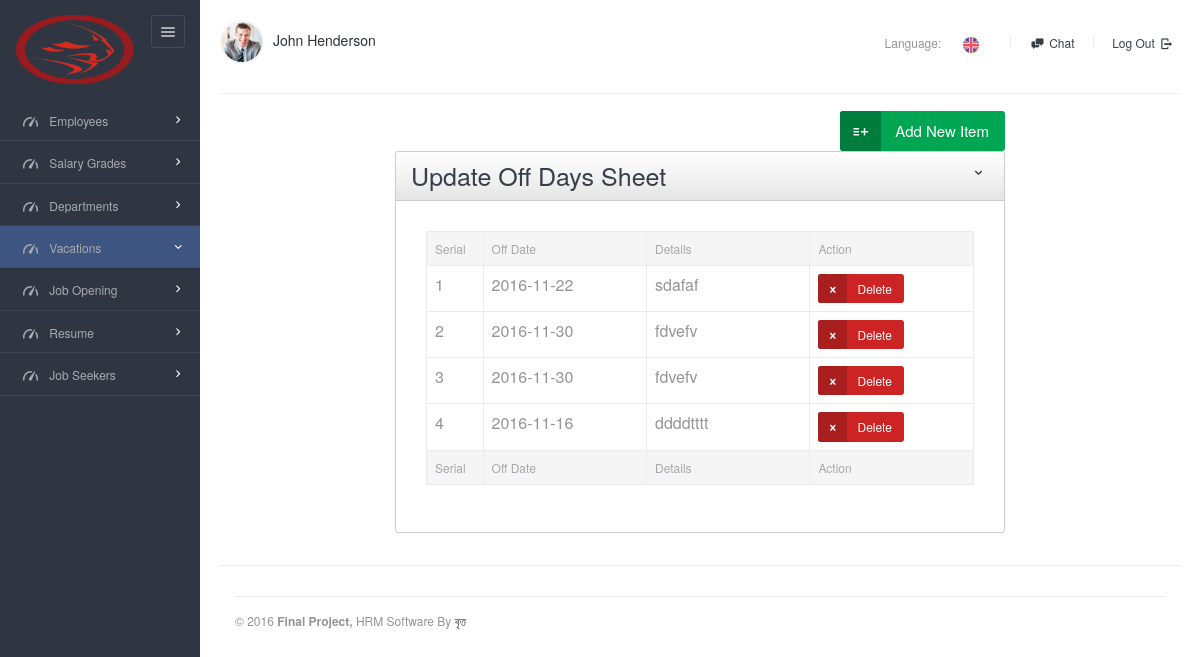
The page /views/offdays/index.php on the database its author committed.
### tables this page shows
CREATE TABLE `off_days` (
  `id` int(6) NOT NULL,
  `date` varchar(10) DEFAULT NULL,
  `details` varchar(255) DEFAULT NULL
);

### src/DB/Database.php (called while the page is built, shortened)
<?php
class Database{
    public function __construct(){
        try {
            $this->connection=new PDO('mysql:host=localhost;dbname=final_project', "root","");
        }
        catch (PDOException $e) {
            echo $e->getMessage();
        }
    }
}

### src/OffDays/OffDays.php (called while the page is built, shortened)
<?php
class OffDays extends DB{
    public function index(){
        $STH = $this->connection->query('SELECT * from  off_days');
        $STH->setFetchMode(PDO::FETCH_OBJ);
        $arrAllData  = $STH->fetchAll();
        return $arrAllData;
    }
}
?>

### views/offdays/index.php (the view, shortened to what this page needs)
<?php
$objEmployee = new OffDays();
$allData1 = $objEmployee->index("obj");
?>
<!DOCTYPE html>
<html lang="en">
<head>
    <link rel="stylesheet" href="../../assets/js/jquery-ui/css/no-theme/jquery-ui-1.10.3.custom.min.css">
    <link rel="stylesheet" href="../../assets/css/font-icons/entypo/css/entypo.css">
    <link rel="stylesheet" href="../../assets/css/bootstrap.css">
    <link rel="stylesheet" href="../../assets/css/core.css">
    <link rel="stylesheet" href="../../assets/css/theme.css">
    <link rel="stylesheet" href="../../assets/css/forms.css">
    <link rel="stylesheet" href="../../assets/css/custom.css">
    <link rel="stylesheet" href="../../assets/css/sabuj.css">
</head>
<body class="page-body" data-url="http://neon.dev">
<div class="page-container">
    <div class="sidebar-menu">
        <div class="sidebar-menu-inner">
            <header class="logo-env">
                <div class="logo">
                    <a href="../../index.php">
                        <img src="../../assets/images/logo@2x.png" width="120" alt="" />
                    </a>
                </div>
                <div class="sidebar-collapse">
                    <a href="#" class="sidebar-collapse-icon">
                        <i class="entypo-menu"></i>
                    </a>
                </div>
            </header>
            <ul id="main-menu" class="main-menu">
                <li class="has-sub">
                    <a href="index.php">
                        <i class="entypo-gauge"></i>
                        <span class="title">Employees</span>
                    </a>
                </li>
                <li class="has-sub">
                    <a href="index.php">
                        <i class="entypo-gauge"></i>
                        <span class="title">Salary Grades</span>
                    </a>
                </li>
                <li class="has-sub">
                    <a href="index.php">
                        <i class="entypo-gauge"></i>
                        <span class="title">Departments</span>
                    </a>
                </li>
                <li class="opened has-sub">
                    <a href="index.php">
                        <i class="entypo-gauge"></i>
                        <span class="title">Vacations</span>
                    </a>
                </li>
                <li class="has-sub">
                    <a href="index.php">
                        <i class="entypo-gauge"></i>
                        <span class="title">Job Opening</span>
                    </a>
                </li>
                <li class="has-sub">
                    <a href="index.php">
                        <i class="entypo-gauge"></i>
                        <span class="title"> Resume </span>
                    </a>
                </li>
                <li class="has-sub">
                    <a href="index.php">
                        <i class="entypo-gauge"></i>
                        <span class="title"> Job Seekers </span>
                    </a>
                </li>
            </ul>
        </div>
    </div>
    <div class="main-content">
        <div class="row">
            <div class="col-md-6 col-sm-8 clearfix">
                <ul class="user-info pull-left pull-none-xsm">
                    <li class="profile-info dropdown">
                        <a href="#" class="dropdown-toggle" data-toggle="dropdown">
                            <img src="../../assets/images/thumb-1@2x.png" alt="" class="img-circle" width="44" />
                            John Henderson
                        </a>
                    </li>
                </ul>
            </div>
            <div class="col-md-6 col-sm-4 clearfix hidden-xs">
                <ul class="list-inline links-list pull-right">
                    <li class="dropdown language-selector">
                        Language: &nbsp;
                        <a href="#" class="dropdown-toggle" data-toggle="dropdown" data-close-others="true">
                            <img src="../../assets/images/flags/flag-uk.png" width="16" height="16" />
                        </a>
                    </li>
                    <li class="sep"></li>
                    <li>
                        <a href="#" data-toggle="chat" data-collapse-sidebar="1">
                            <i class="entypo-chat"></i>
                            Chat
                        </a>
                    </li>
                    <li class="sep"></li>
                    <li>
                        <a href="extra-login.html">
                            Log Out <i class="entypo-logout right"></i>
                        </a>
                    </li>
                </ul>
            </div>
        </div>
        <hr />
        <div class="col-sm-8 col-sm-offset-2" style="text-align: right">
            <a href="javascript:;" onclick="jQuery('#modal-1').modal('show');" class="btn btn-success btn-lg btn-icon icon-left">
                <i class="entypo-list-add"></i>
                Add New Item
            </a>
        </div>
        <form role="form" action="../offdays/delete.php" method="post" enctype="multipart/form-data" class="form-horizontal form-groups-bordered">
            <div class="col-md-8 col-sm-offset-2">
                <div class="panel panel-gradient" data-collapsed="0">
                    <div class="panel-heading">
                        <div class="panel-title"><h2> Update Off Days Sheet</h2></div>
                        <div class="panel-options">
                            <a href="#" data-rel="collapse"><i class="entypo-down-open"></i></a>
                        </div>
                    </div>
                    <div class="panel-body">
                        <div class="panel-body">
                            <table class="table table-bordered datatable" id="table-1">
                                <thead>
                                <tr>
                                    <th class="col-lg-1">Serial</th>
                                    <th class="col-lg-3">Off Date</th>
                                    <th class="col-lg-3">Details</th>
                                    <th class="col-lg-3">Action</th>
                                </tr>
                                </thead>
                                <tbody>
                                <?php $serial=1; foreach($allData1 as $data){?>
                                <tr class="odd gradeX">
                                    <td><?php echo $serial++ ?></td>
                                    <td><?php echo $data->date?></td>
                                    <td><?php echo $data->details?></td>
                                    <td>
                                        <a href="delete.php?id=<?php echo $data->id?>" class="btn btn-danger btn-md btn-icon icon-left" role="button">
                                            <i class="entypo-cancel"></i>
                                            Delete
                                        </a>
                                    </td>
                                    <?php }?>
                                </tr>
                                </tbody>
                                <tfoot>
                                <tr>
                                    <th class="col-lg-1">Serial</th>
                                    <th class="col-lg-3">Off Date</th>
                                    <th class="col-lg-3">Details</th>
                                    <th class="col-lg-3">Action</th>
                                </tfoot>
                            </table>
                        </div>
                    </div>
                </div>
            </div>
        </form>
        <footer class="main col-lg-12">
            <?php include '../../footer.php'; ?>
        </footer>
    </div>
    <link rel="stylesheet" href="../../assets/js/selectboxit/jquery.selectBoxIt.css">
</body>
</html>

### assets/css/sabuj.css (style rules this page uses)
.opened { background-color: #3D5580; }
.table > tbody > tr > td { font-size: 16px !important; }

### rows shown on the page
off_days: date "2016-11-22", details "sdafaf"
off_days: date "2016-11-30", details "fdvefv"
off_days: date "2016-11-30", details "fdvefv"
off_days: date "2016-11-16", details "ddddtttt"
